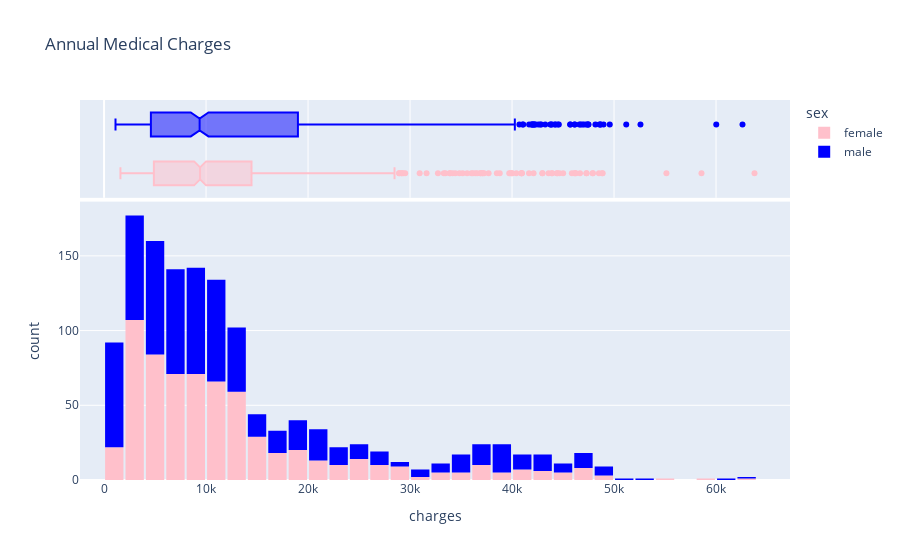

Notebook cell for this chart:
### Code cell
fig = px.histogram(medical_df, 
                   x='charges', 
                   marginal='box', 
                   color='sex', 
                   color_discrete_sequence=['pink', 'blue'], 
                   title='Annual Medical Charges')
fig.update_layout(bargap=0.1)
fig

### Figure 1 — Plotly figure (JSON) as saved in the notebook; plotly's stock layout.template omitted (floating-point values rounded to 4 significant figures; data arrays with more than 128 entries replaced by an {"elided": "..."} marker saying what was removed)
{"data": [{"alignmentgroup": "True", "bingroup": "x", "hovertemplate": "sex=female<br>charges=%{x}<br>count=%{y}<extra></extra>", "legendgroup": "female", "marker": {"color": "pink", "pattern": {"shape": ""}}, "name": "female", "offsetgroup": "female", "orientation": "v", "showlegend": true, "type": "histogram", "x": {"elided": "662 float values"}, "xaxis": "x", "yaxis": "y"}, {"alignmentgroup": "True", "hovertemplate": "sex=female<br>charges=%{x}<extra></extra>", "legendgroup": "female", "marker": {"color": "pink"}, "name": "female", "notched": true, "offsetgroup": "female", "showlegend": false, "type": "box", "x": {"elided": "662 float values"}, "xaxis": "x2", "yaxis": "y2"}, {"alignmentgroup": "True", "bingroup": "x", "hovertemplate": "sex=male<br>charges=%{x}<br>count=%{y}<extra></extra>", "legendgroup": "male", "marker": {"color": "blue", "pattern": {"shape": ""}}, "name": "male", "offsetgroup": "male", "orientation": "v", "showlegend": true, "type": "histogram", "x": {"elided": "676 float values"}, "xaxis": "x", "yaxis": "y"}, {"alignmentgroup": "True", "hovertemplate": "sex=male<br>charges=%{x}<extra></extra>", "legendgroup": "male", "marker": {"color": "blue"}, "name": "male", "notched": true, "offsetgroup": "male", "showlegend": false, "type": "box", "x": {"elided": "676 float values"}, "xaxis": "x2", "yaxis": "y2"}], "layout": {"bargap": 0.1, "barmode": "relative", "legend": {"title": {"text": "sex"}, "tracegroupgap": 0}, "title": {"text": "Annual Medical Charges"}, "xaxis": {"anchor": "y", "domain": [0, 1], "title": {"text": "charges"}}, "xaxis2": {"anchor": "y2", "domain": [0, 1], "matches": "x", "showgrid": true, "showticklabels": false}, "yaxis": {"anchor": "x", "domain": [0, 0.7326], "title": {"text": "count"}}, "yaxis2": {"anchor": "x2", "domain": [0.7426, 1], "matches": "y2", "showgrid": false, "showline": false, "showticklabels": false, "ticks": ""}}}
